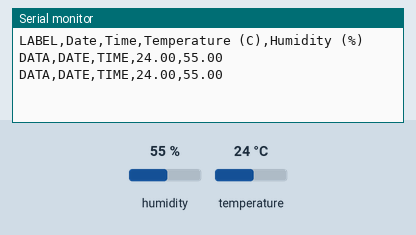
Simulated run of this sketch. Board: Arduino Uno, built with avr-gcc and run on an emulated ATmega328P. On the bench: the last lines printed to the serial monitor. Inputs (shaded band) come from the test bench; at power-on: humidity 55 %, temperature 24 °C.

Above: at 4.8 s.
4.9 s: humidity set to 22 %
At 7.3 s:
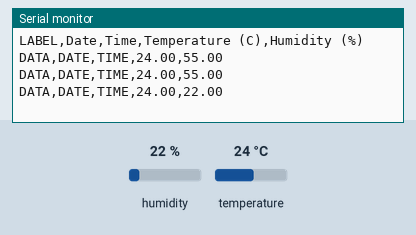
7.9 s: temperature set to 12 °C
At 8.5 s:
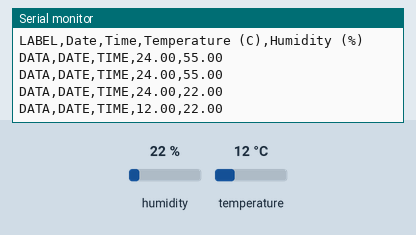
10.9 s: humidity set to 40 %
At 13.3 s:
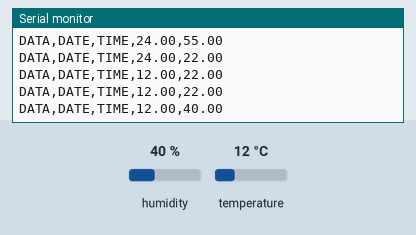
Timing chart, 0 to 14.8 s (numbered marks = the images above; inputs shaded):
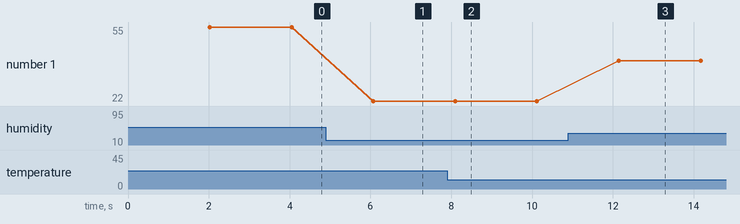

The sketch:

DHT11_TO_Excel_Sheets.ino
```cpp
#include <DHT.h>

#define DHTPIN   A0     // Define pin for DHT11
#define DHTTYPE DHT11   // DHT 11

DHT dht(DHTPIN, DHTTYPE);

void setup() {
  Serial.begin(9600);    // Initialize serial communications with the PC
  dht.begin();           // Initialize DHT11 sensor

  printHeadings();       // Print headings initially
}

void loop() {
  delay(2000);           // Wait a few seconds between measurements

  // Reading temperature and humidity values
  float h = dht.readHumidity();
  float t = dht.readTemperature();  // Read temperature as Celsius

  // Output the data with headings "Date", "Time", "Temperature", "Humidity"
  Serial.print("DATA,DATE,TIME,");

  // Check if any reads failed and print NaN if so
  if (isnan(t)) {
    Serial.print("NaN");  // Print "NaN" if temperature reading fails
  } else {
    Serial.print(t);      // Print valid temperature
  }

  Serial.print(",");

  if (isnan(h)) {
    Serial.println("NaN");  // Print "NaN" if humidity reading fails
  } else {
    Serial.println(h);      // Print valid humidity
  }
}

// Function to print headings
void printHeadings() {
  Serial.println("LABEL,Date,Time,Temperature (C),Humidity (%)");
}
```

Measured:
- after the input at 4.9 s, the serial monitor: prints a new line after 1.2 s (image 1)
- after the input at 7.9 s, the serial monitor: prints a new line after 0.20 s (image 2)
- after the input at 10.9 s, the serial monitor: prints a new line after 1.2 s (image 3)
- plotted number 1: 55 → 22 after the input at 4.9 s, 22 → 40 after the input at 10.9 s
